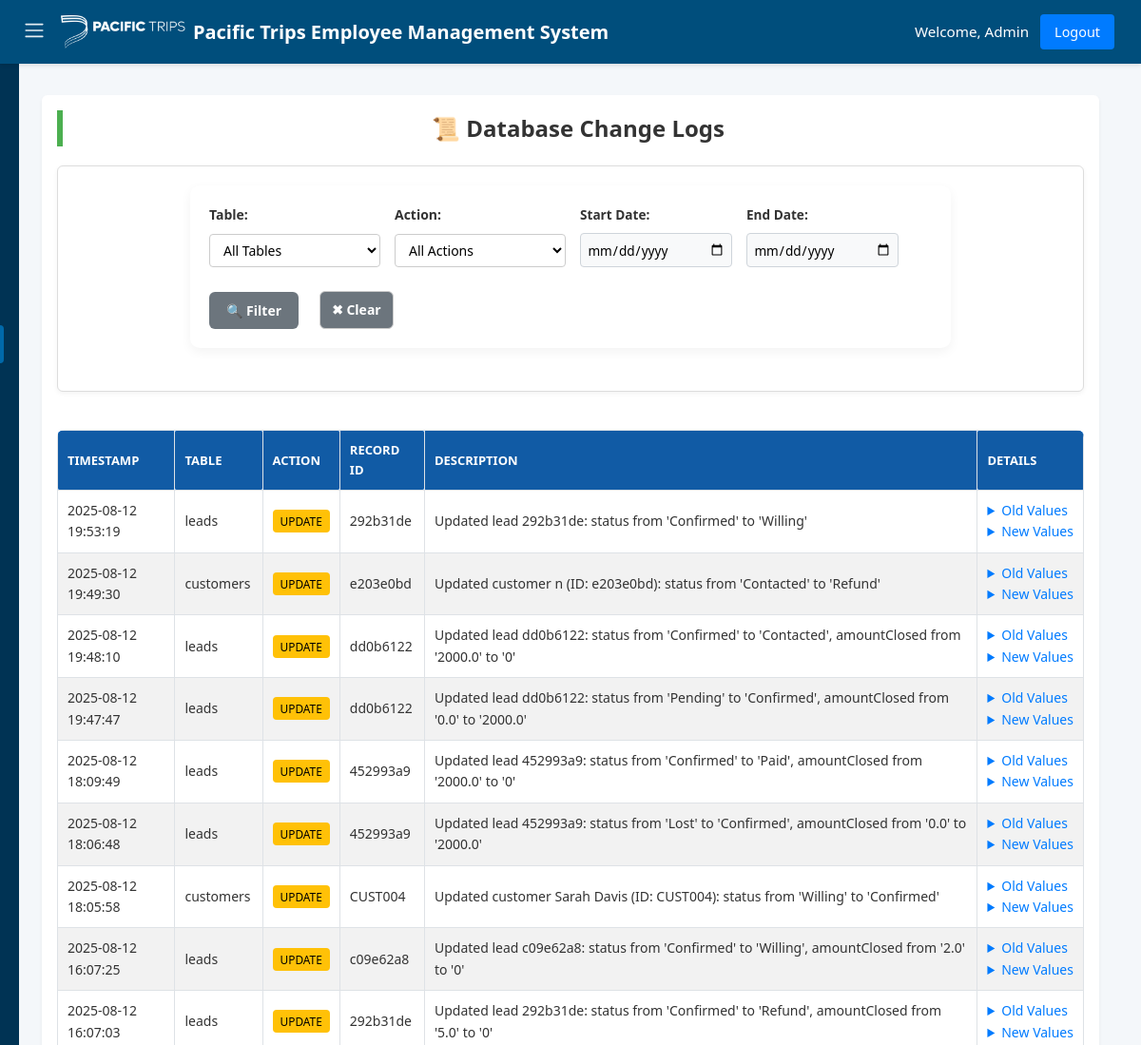
/logs (signed in, upper part), run on an earlier commit of the app's database.
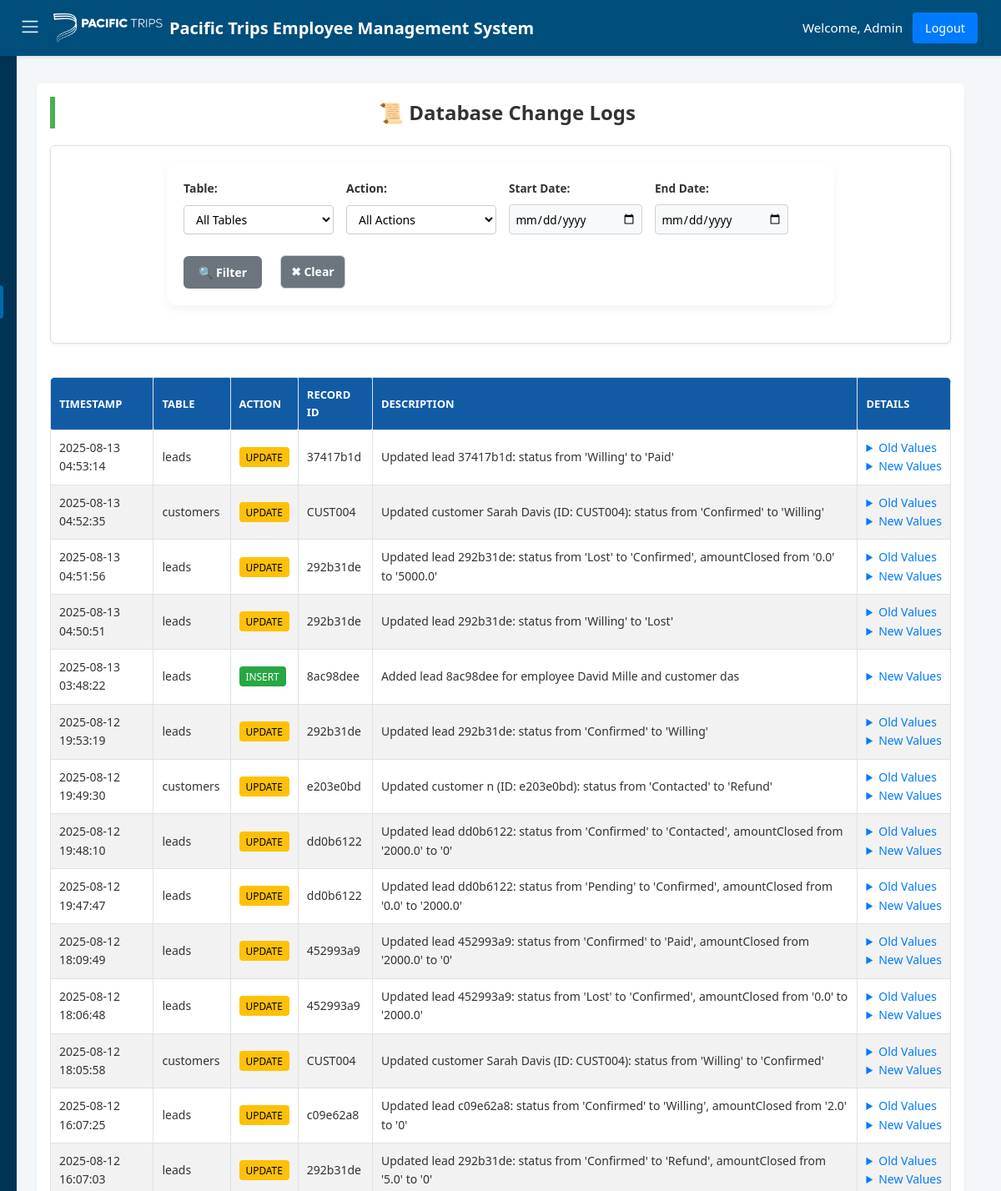
And on a later commit of the database.
### tables this page shows
CREATE TABLE logs (
    log_id TEXT PRIMARY KEY,
    table_name TEXT NOT NULL,
    action TEXT NOT NULL, -- 'INSERT', 'UPDATE', 'DELETE'
    record_id TEXT NOT NULL, -- ID of the affected record
    description TEXT NOT NULL, -- Human-readable description
    old_values TEXT, -- JSON or string of old values (for updates/deletes)
    new_values TEXT, -- JSON or string of new values (for inserts/updates)
    created_at DATETIME DEFAULT CURRENT_TIMESTAMP
, changed_by TEXT, lead_employee TEXT);

### app.py (the view)
    def wrap(*args, **kwargs):
        if 'user_id' not in session:
            flash('Please login first.', 'danger')
            return redirect(url_for('login'))
        if session.get('role') != 'admin':
            flash('Admin access required.', 'danger')
            return redirect(url_for('index'))
        return f(*args, **kwargs)

### app.py (called while the page is built)
def get_db_connection():
    conn = sqlite3.connect(DATABASE, timeout=10)
    conn.row_factory = sqlite3.Row
    conn.execute("PRAGMA journal_mode=WAL")
    return conn

def admin_required(f):
    def wrap(*args, **kwargs):
        if 'user_id' not in session:
            flash('Please login first.', 'danger')
            return redirect(url_for('login'))
        if session.get('role') != 'admin':
            flash('Admin access required.', 'danger')
            return redirect(url_for('index'))
        return f(*args, **kwargs)
    wrap.__name__ = f.__name__
    return wrap

### templates/logs.html (shortened to what this page needs)
{% extends "base.html" %}
{% block content %}
<h2 class="page-title">📜 Database Change Logs</h2>
<div class="filter-card">
    <form method="GET" class="filter-form">
        <div class="form-group">
            <label for="table_name">Table:</label>
            <select name="table_name" id="table_name">
                <option value="">All Tables</option>
            </select>
        </div>
        <div class="form-group">
            <label for="action">Action:</label>
            <select name="action" id="action">
                <option value="">All Actions</option>
            </select>
        </div>
        <div class="form-group">
            <label for="start_date">Start Date:</label>
            <input type="date" name="start_date" value="{{ filters.start_date }}">
        </div>
        <div class="form-group">
            <label for="end_date">End Date:</label>
            <input type="date" name="end_date" value="{{ filters.end_date }}">
        </div>
        <div class="form-actions">
            <button type="submit" class="btn">🔍 Filter</button>
            <a href="{{ url_for('logs') }}" class="btn secondary">✖ Clear</a>
        </div>
    </form>
</div>
<div class="table-wrapper">
    <table class="logs-table">
        <thead>
            <tr>
                <th>Timestamp</th>
                <th>Table</th>
                <th>Action</th>
                <th>Record ID</th>
                <th>Description</th>
                <th>Details</th>
            </tr>
        </thead>
        <tbody>
            {% for log in logs %}
            <tr>
                <td>{{ log.created_at }}</td>
                <td>{{ log.table_name }}</td>
                <td><span class="badge badge-{{ log.action|lower }}">{{ log.action }}</span></td>
                <td>{{ log.record_id }}</td>
                <td>{{ log.description }}</td>
                <td>
                    {% if log.old_values %}
                    <details>
                        <summary>Old Values</summary>
                    </details>
                    {% endif %}
                    {% if log.new_values %}
                    <details>
                        <summary>New Values</summary>
                    </details>
                    {% endif %}
                </td>
            </tr>
            {% endfor %}
        </tbody>
    </table>
</div>
{% endblock %}

What changed in the data, as far as the page shows it:
added logs: created_at "2025-08-13 04:53:14", table_name "leads", action "UPDATE", record_id "37417b1d", description "Updated lead 37417b1d: status from 'Willing' to 'Paid'"
added logs: created_at "2025-08-13 04:52:35", table_name "customers", action "UPDATE", record_id "CUST004", description "Updated customer Sarah Davis (ID: CUST004): status from 'Confirmed' to 'Willing'"
added logs: created_at "2025-08-13 04:51:56", table_name "leads", action "UPDATE", record_id "292b31de", description "Updated lead 292b31de: status from 'Lost' to 'Confirmed', amountClosed from '0.0' to '5000.0'"
added logs: created_at "2025-08-13 04:50:51", table_name "leads", action "UPDATE", record_id "292b31de", description "Updated lead 292b31de: status from 'Willing' to 'Lost'"
added logs: created_at "2025-08-13 03:48:22", table_name "leads", action "INSERT", record_id "8ac98dee", description "Added lead 8ac98dee for employee David Mille and customer das"
